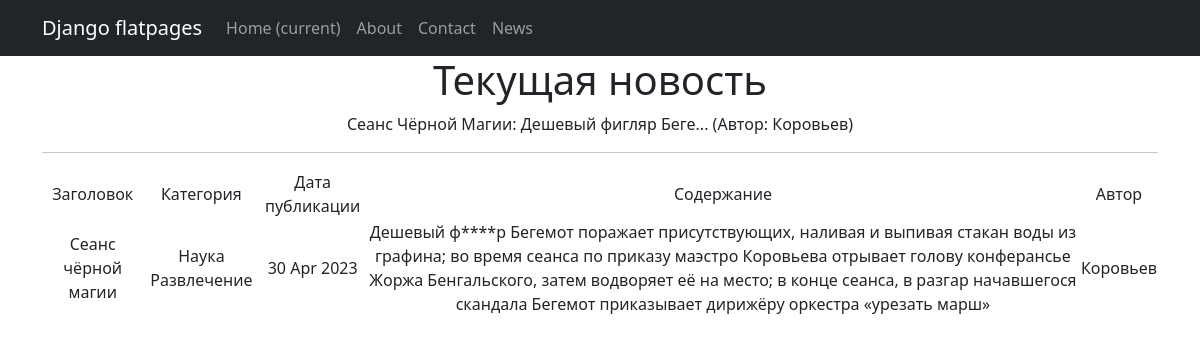
Screenshot of /news/1 with the database file from the repository.
### news/models.py (models this page shows, shortened)
class Post(models.Model):
    article = 'AR'
    news = 'NW'
    POST_TYPE = [
        (article, 'Статья'),
        (news, 'Новость')
    ]
    post_type = models.CharField(max_length=2,
                                 choices=POST_TYPE)
    post_date_time = models.DateTimeField(auto_now_add=True)
    post_title = models.CharField(max_length=255)
    post_text = models.TextField()
    post_rating = models.IntegerField(default=0)
    author = models.ForeignKey('Author', on_delete=models.CASCADE)
    category = models.ManyToManyField('Category', through='PostCategory')
    def __str__(self):
        return f'{self.post_title.title()}: {self.post_text[:20]}... (Автор: {self.author})'

class Author(models.Model):
    author_rating = models.IntegerField(default=0)
    author = models.OneToOneField(User, on_delete=models.CASCADE)
    def __str__(self):
        return self.author.username

class Category(models.Model):
    category_name = models.CharField(max_length=255,
                                     unique=True)
    def __str__(self):
        return self.category_name

### news/views.py (the view)
# urls.py: path('<int:pk>', NewsDetail.as_view()),
class NewsDetail(DetailView):
    model = Post
    template_name = 'one_news.html'
    context_object_name = 'one_news'

### news/templatetags/custom_filters.py (called while the page is built)
@register.filter()
def censor(value):
    words = value.split()
    corrected_words = []
    for word in words:
        if word.lower() in restricted_words:
            word = word = list(word)[0] + ''.join([i.replace(i, "*") for i in list(word)[1:-1]]) + list(word)[-1]
            corrected_words.append(word)
        else:
            corrected_words.append(word)
    corrected_words = ' '.join(corrected_words)
    return corrected_words

### templates/one_news.html (shortened to what this page needs)
{% extends 'flatpages/default.html' %}
{% load custom_filters %}
{% block content %}
<h1> Текущая новость </h1>
{{ one_news }}
<hr>
<table>
    <tr>
        <td> Заголовок</td>
        <td> Категория</td>
        <td> Дата публикации</td>
        <td> Содержание</td>
        <td> Автор</td>
    </tr>
    <tr>
        <td> {{ one_news.post_title }}</td>
        <td>
            {% for category in one_news.category.all %}
            {{ category }}
            {% endfor %}
        </td>
        <td> {{ one_news.post_date_time|date:'d M Y' }}</td>
        <td> {{ one_news.post_text|censor }}</td>
        <td> {{ one_news.author }}</td>
    </tr>
</table>
    {% endblock content %}

### rows the page displays
Post: post_title+post_text+author "Cеанс Чёрной Магии: Дешевый фигляр Беге... (Автор: Коровьев)", post_title "Cеанс чёрной магии", post_date_time "30 Apr 2023", post_text|censor "Дешевый ф****р Бегемот поражает присутствующих, наливая и выпивая стакан воды из графина; во время сеанса по приказу маэстро Коровьева отрывает голову конферансье Жоржа Бенгальского, затем водворяет её на место; в конце сеанса, в разгар начавшегося скандала Бегемот приказывает дирижёру оркестра «урезать марш»", author "Коровьев"
Category: category_name "Наука"
Category: category_name "Развлечение"
